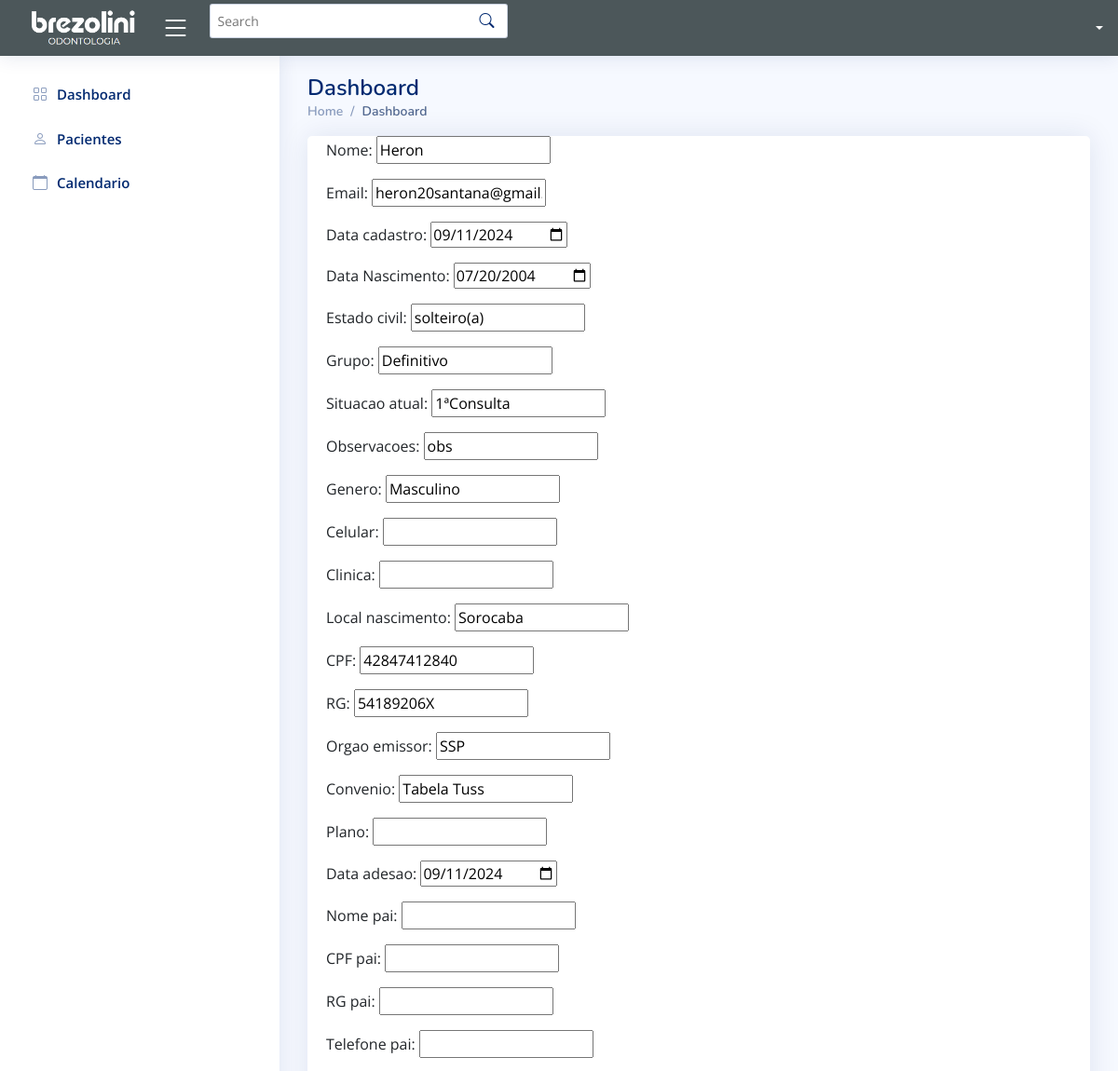
The page /paciente/1/update/ (upper part) on the database as committed earlier.
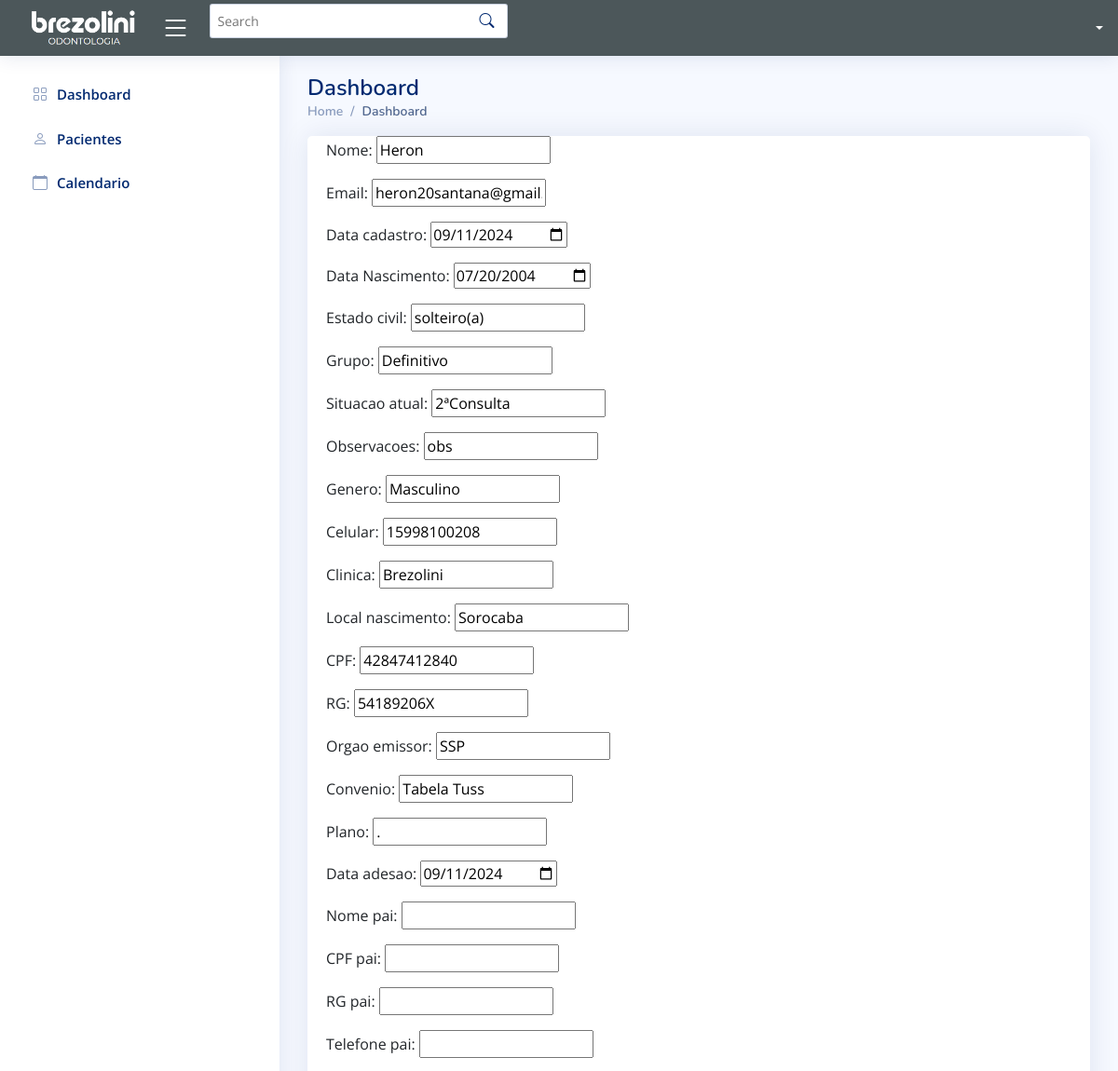
The same page on the database as committed later.
### app/models.py (models this page shows, shortened)
class Paciente(models.Model):
    Nome = models.CharField(max_length=100, blank=False, null=True)
    Email = models.CharField(max_length=100, blank=False, null=True)
    Data_cadastro = models.DateField(blank=False, null=True)
    Data_Nascimento = models.DateField(blank=False, null=True)
    Estado_civil = models.CharField(max_length=100, blank=False, null=True)
    Grupo = models.CharField(max_length=100, blank=False, null=True)
    Situacao_atual = models.CharField(max_length=100, blank=False, null=True)
    observacoes= models.CharField(max_length=256, blank=False, null=True)
    genero = models.CharField(max_length=100, blank=False, null=True)
    celular = models.CharField(max_length=20, blank=False, null=True)
    clinica = models.CharField(max_length=100, blank=False, null=True)
    local_nascimento = models.CharField(max_length=100, blank=False, null=True)
    CPF = models.CharField(max_length=100, blank=False, null=True)
    RG = models.CharField(max_length=100, blank=False, null=True)
    Orgao_emissor = models.CharField(max_length=100, blank=False, null=True)
    Convenio = models.CharField(max_length=100, blank=False, null=True)
    Plano = models.CharField(max_length=100, blank=False, null=True)
    Data_adesao = models.DateField(blank=False, null=True)
    Nome_pai = models.CharField(max_length=100, blank=True, null=True)
    CPF_pai = models.CharField(max_length=100, blank=True, null=True)
    RG_pai = models.CharField(max_length=100, blank=True, null=True)
    Telefone_pai = models.CharField(max_length=100, blank=True, null=True)
    Nome_mae = models.CharField(max_length=100, blank=True, null=True)
    Cpf_mae = models.CharField(max_length=100, blank=True, null=True)
    Rg_mae = models.CharField(max_length=100, blank=True, null=True)
    Telefone_mae=models.CharField(max_length=100, blank=True, null=True)
    CEP=models.IntegerField(blank=False, null=True)
    Endereco = models.CharField(max_length=100, blank=False, null=True)
    Numero = models.IntegerField(blank=False, null=True)
    Complemento = models.CharField(max_length=100, blank=False, null=True)
    Bairro = models.CharField(max_length=100, blank=False, null=True)
    Cidade = models.CharField(max_length=100, blank=False, null=True)
    Estado = models.CharField(max_length=100, blank=False, null=True)

### app/views.py (the view)
# urls.py: path('paciente/<int:paciente_id>/update/', views.editar_paciente, name='update_paciente'),
def editar_paciente(request, paciente_id):
    paciente = get_object_or_404(Paciente, id=paciente_id)
    if request.method == 'POST':
        form = PacienteForm(request.POST, instance=paciente)
        if form.is_valid():
            form.save()
            return redirect('pacientes')  # Redireciona após a atualização
    else:
        form = PacienteForm(instance=paciente)
    return render(request, 'frontend/editar_paciente.html', {'form': form})

### app/forms.py
class PacienteForm(forms.ModelForm):
    class Meta:
        model = Paciente
        fields = '__all__'  # Inclui todos os campos do modelo
        widgets = {
            'Data_cadastro': forms.DateInput(attrs={'type': 'date'}),
            'Data_Nascimento': forms.DateInput(attrs={'type': 'date'}),
            'Data_adesao': forms.DateInput(attrs={'type': 'date'}),
        }

### app/templates/frontend/editar_paciente.html (shortened to what this page needs)
<html lang="en">
{% load static %}
<head>
  <link href="{% static "vendor/bootstrap/css/bootstrap.min.css" %}" rel="stylesheet">
  <link href="{% static "vendor/bootstrap-icons/bootstrap-icons.css" %}" rel="stylesheet">
  <link href="{% static "vendor/boxicons/css/boxicons.min.css" %}" rel="stylesheet">
  <link href="{% static "vendor/quill/quill.snow.css" %}" rel="stylesheet">
  <link href="{% static "vendor/quill/quill.bubble.css" %}" rel="stylesheet">
  <link href="{% static "vendor/remixicon/remixicon.css" %}" rel="stylesheet">
  <link href="{% static "vendor/simple-datatables/style.css" %}" rel="stylesheet">
  <link href="{% static "css/style.css" %}" rel="stylesheet">
</head>
<body>
  <header id="header" class="header fixed-top d-flex align-items-center" style="background-color:rgb(76, 87, 90);">
    <div class="d-flex align-items-center justify-content-between" >
      <a href="{% url 'index'%}" class="d-flex align-items-center">
        <img src="{% static "img/brezoliniodontologia.PNG" %}" height="50px">
      </a>
      <i class="bi bi-list toggle-sidebar-btn"></i>
    </div>
    <div class="search-bar">
      <form class="search-form d-flex align-items-center" method="POST" action="#">
        <input type="text" name="query" placeholder="Search" title="Enter search keyword">
        <button type="submit" title="Search"><i class="bi bi-search"></i></button>
      </form>
    </div>
    <nav class="header-nav ms-auto">
      <ul class="d-flex align-items-center">
        <li class="nav-item dropdown pe-3">
          <a class="nav-link nav-profile d-flex align-items-center pe-0" href="#" data-bs-toggle="dropdown">
            <span class="d-none d-md-block dropdown-toggle ps-2" style="color: white;">{{ user.username }}</span>
          </a>
        </li>
      </ul>
    </nav>
  </header>
  <aside id="sidebar" class="sidebar">
    <ul class="sidebar-nav" id="sidebar-nav">
        <li class="nav-item">
            <a class="nav-link collapsed" href="{% url 'index'%}">
              <i class="bi bi-grid"></i>
              <span>Dashboard</span>
            </a>
          </li>
          <li class="nav-item">
            <a class="nav-link collapsed" href="{% url 'pacientes'%}">
              <i class="bi bi-person"></i>
              <span>Pacientes</span>
            </a>
          </li>
          <li class="nav-item">
            <a class="nav-link collapsed" href="{% url 'calendario' %}">
              <i class="bi bi-calendar"></i>
              <span>Calendario</span>
            </a>
          </li>
    </ul>
  </aside>
  <main id="main" class="main" backgor>
    <div class="pagetitle">
      <h1>Dashboard</h1>
      <nav>
        <ol class="breadcrumb">
          <li class="breadcrumb-item"><a href="{% url 'index'%}">Home</a></li>
          <li class="breadcrumb-item active">Dashboard</li>
        </ol>
      </nav>
    </div>
    <section class="section dashboard">
    <div class="card">
        <div class="card-body">
            <form method="post">
                {{ form.as_p }}
            </form>
        </div>
    </div>
    </section>
  </main>
</body>
</html>

Rows that differ between the two databases and show on the page:
changed Paciente "Heron": Situacao_atual "1ªConsulta" → "2ªConsulta"; celular (not shown) → "15998100208"; clinica (not shown) → "Brezolini"; Plano (not shown) → "."
